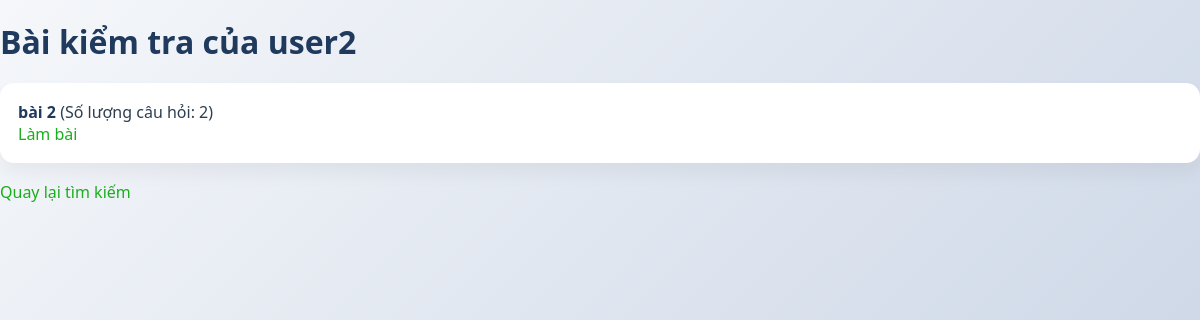
/exam/user/3/, run on an earlier commit of the app's database.
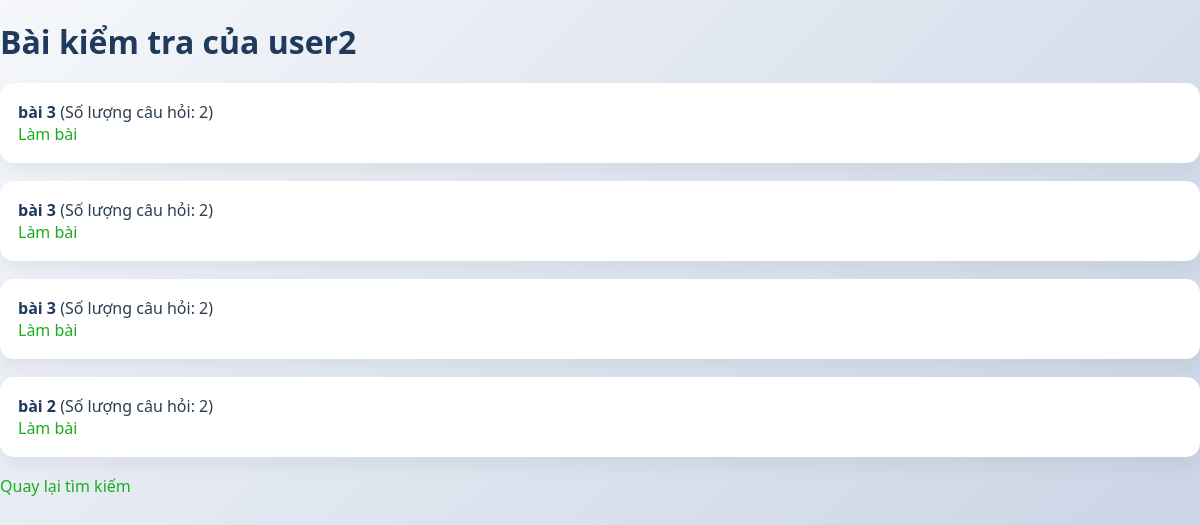
And on a later commit of the database.
### exam/models.py (models this page shows)
class Test(models.Model):
    title = models.CharField(max_length=255)
    author = models.ForeignKey(User, on_delete=models.CASCADE)
    quantity = models.IntegerField(default=0)
    '''
    chỉ cho làm Test trong thời gian quy định
    started_at = models.DateTimeField(auto_now_add=True)
    finished_at = models.DateTimeField(blank=True, null=True)
    '''

### exam/views.py (the view)
# urls.py: path('user/<int:user_id>/', views.user_tests, name='user_tests'),
def user_tests(request, user_id):
    author = get_object_or_404(User, pk=user_id)
    tests = Test.objects.filter(author=author).order_by('-id')
    return render(request, 'user_tests.html', {'tests': tests, 'author': author})

### exam/templates/user_tests.html (shortened to what this page needs)
<!DOCTYPE html>
<html>
<head>
</head>
<body>
    <h1>Bài kiểm tra của {{ author.username }}</h1>
    {% if tests %}
        <ul>
            {% for test in tests %}
                <li>
                    <strong>{{ test.title }}</strong> (Số lượng câu hỏi: {{ test.quantity }})
                    <br>
                    <a href="{% url 'exam:take_test' test.id %}">Làm bài</a>
                </li>
            {% endfor %}
        </ul>
    {% else %}
        <p>Người dùng này chưa tạo bài kiểm tra nào.</p>
    {% endif %}
    <p><a href="{% url 'exam:exam_home' %}">Quay lại tìm kiếm</a></p>
</body>
</html>

What changed in the data, as far as the page shows it:
added Test: title "bài 3", quantity "2"
added Test: title "bài 3", quantity "2"
added Test: title "bài 3", quantity "2"
